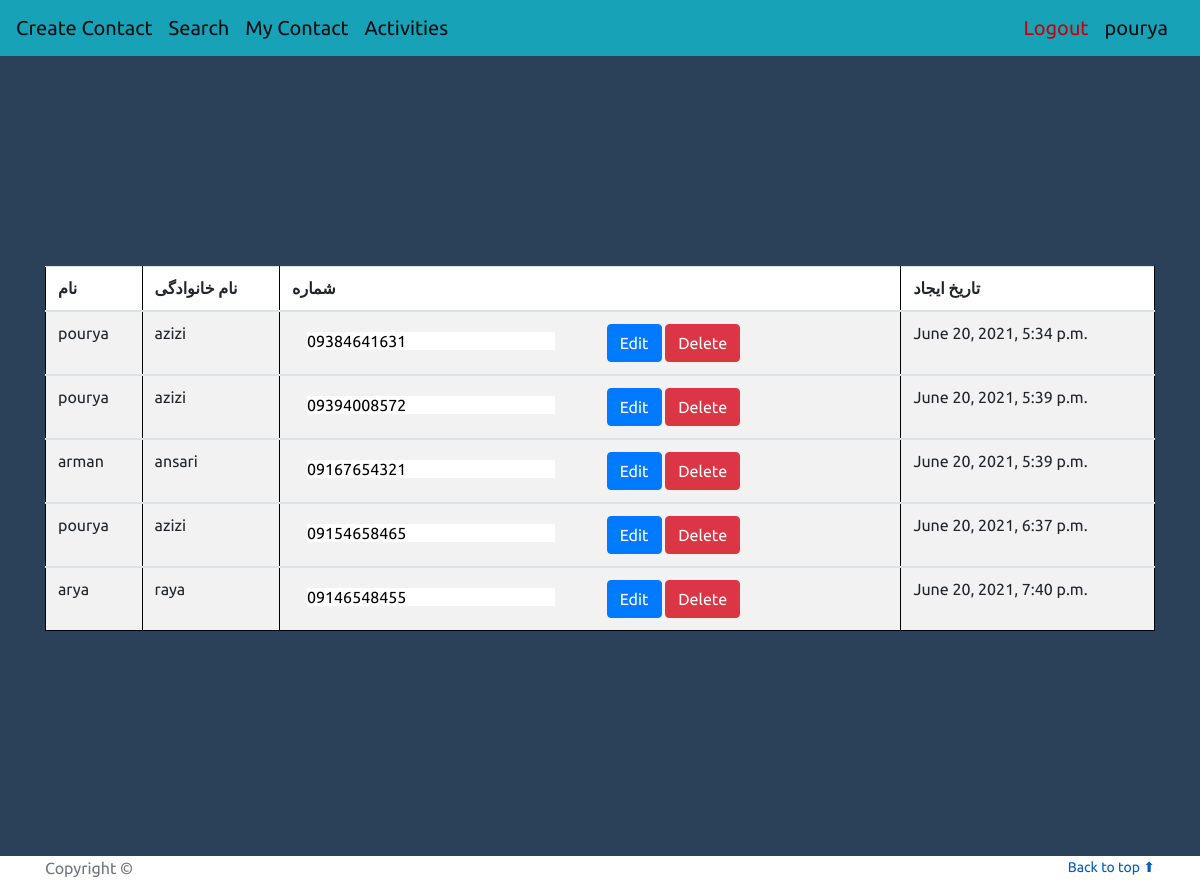
Screenshot of /phones/contacts/ (signed in) with the database file from the repository.
### phones/models.py (models this page shows)
class Entry(models.Model):
    created_at = models.DateTimeField(auto_now_add=True)
    name = models.CharField(max_length=100)
    last_name = models.CharField(max_length=100)
    phone_number = models.CharField(validators=[phone_regex], max_length=11)
    user = models.ForeignKey(User, on_delete=models.PROTECT, null=True)
    class Meta:
        constraints = [
            models.UniqueConstraint(fields=['phone_number', 'user'], name='UniqueNumber')
        ]

### phones/views.py (the view)
# urls.py: path("contacts/", views.ContactList.as_view(), name="contacts"),
@method_decorator(csrf_exempt, name='dispatch')
class ContactList(ListView):
    model = models.Entry
    paginate_by = 5
    template_name = 'phones/entry_list.html'
    def get_queryset(self):
        return Entry.objects.filter(user=self.request.user)

### phones/templates/phones/entry_list.html (shortened to what this page needs)
{% extends 'phones/base.html' %}
{% block content %}
    <div class="container-login100" style="background-color: #7abaff">
        <div class="container">
                <table class="table table-striped" style="background-color: white">
                    <thead>
                    <tr>
                        <th>نام</th>
                        <th>نام خانوادگی</th>
                        <th>شماره</th>
                        <th>تاریخ ایجاد</th>
                    </tr>
                    </thead>
                    {% for contact in object_list %}
                        <tbody>
                        <tr>
                            <td>{{ contact.name }}</td>
                            <td>{{ contact.last_name }}</td>
                            <td>
                                <form id="forms" method="post">
                                    <div class="container">
                                        <label>
                                            <input class="input-phone" type="text" maxlength="11" value="{{ contact.phone_number }}">
                                            <a class="btn btn-primary ml-5" href="{% url 'phones:edit-contacts' pk=contact.pk%}">Edit</a>
                                            <button class="submit btn btn-danger">Delete</button>
                                        </label>
                                    </div>
                                </form>
                            </td>
                            <td>{{ contact.created_at }}</td>
                        </tr>
                        </tbody>
                    {% endfor %}
                </table>
        </div>
    </div>
{% endblock %}

### phones/templates/phones/base.html (shortened to what this page needs)
{% load static %}
<html>
<head>
    <link href="{% static 'css/bootstrap.min.css' %}" rel="stylesheet">
    <link href="{% static 'css/main.css' %}" rel="stylesheet">
    <link href="{% static 'css/util.css' %}" rel="stylesheet">
</head>
<body>
<nav class="navbar navbar-expand-lg navbar-light bg-info">
    {% if user.is_authenticated %}
        <a class="navbar-brand" href={% url 'phones:show-add-entry-form' %}>Create Contact</a>
        <a class="navbar-brand" href={% url 'phones:search' %}>Search</a>
        <a class="navbar-brand" href={% url 'phones:contacts' %}>My Contact</a>
        <a class="navbar-brand" href="">Activities</a>
    {% endif %}
    <ul class="navbar-nav ml-auto">
        {% if user.is_authenticated %}
            <a class="navbar-brand" style="color: #c80000" href="{% url 'users:logout' %}">Logout</a>
        {% endif %}
        {% if user.is_authenticated %}
            <a class="navbar-brand" href="{% url 'users:edit-profile' %}">{{ user.username }}</a>
        {% endif %}
    </ul>
</nav>
{% block content %}YOUR CONTENT GOES HEAR{% endblock %}
<footer class="text-muted">
    <div class="container">
        <span class="text-muted align-content-center">Copyright &copy; {{ year }}</span>
        <p class="float-right">
            <a href="#" style="color: #005cbf">Back to top ⬆</a>
        </p>
    </div>
</footer>
</body>
</html>

### phones/static/css/main.css (style rules this page uses)
* { margin: 0px; padding: 0px; box-sizing: border-box; }
body, html { height: 100%; font-family: Ubuntu-Regular, sans-serif; }
a { font-family: Ubuntu-Regular; font-size: 14px; line-height: 1.7; color: #666666; margin: 0px; transition: all 0.4s; -webkit-transition: all 0.4s; -o-transition: all 0.4s; -moz-transition: all 0.4s; }
p { font-family: Ubuntu-Regular; font-size: 14px; line-height: 1.7; color: #666666; margin: 0px; }
ul, li { margin: 0px; list-style-type: none; }
input { outline: none; border: none; }
label { margin: 0; display: block; }
button { outline: none !important; border: none; background: transparent; }
.container-login100 { width: 100%; min-height: 100vh; display: -webkit-box; display: -webkit-flex; display: -moz-box; display: -ms-flexbox; display: flex; flex-wrap: wrap; justify-content: center; align-items: center; padding: 15px; background-repeat: no-repeat; background-position: center; background-size: cover; position: relative; z-index: 1; }
.container-login100::before { content: ""; display: block; position: absolute; z-index: -1; width: 100%; height: 100%; top: 0; left: 0; background-color: rgba(0,0,0,0.65); }

### phones/templates/phones/base.html (style rules this page uses)
table, th, td { border: 1px solid black; border-collapse: collapse; }

### rows the page displays
Entry: name "pourya", last_name "azizi", phone_number "09384641631", created_at "June 20, 2021, 5:34 p.m."
Entry: name "pourya", last_name "azizi", phone_number "09394008572", created_at "June 20, 2021, 5:39 p.m."
Entry: name "arman", last_name "ansari", phone_number "09167654321", created_at "June 20, 2021, 5:39 p.m."
Entry: name "pourya", last_name "azizi", phone_number "09154658465", created_at "June 20, 2021, 6:37 p.m."
Entry: name "arya", last_name "raya", phone_number "09146548455", created_at "June 20, 2021, 7:40 p.m."

### other values shown
{{ user.username }} "pourya"
